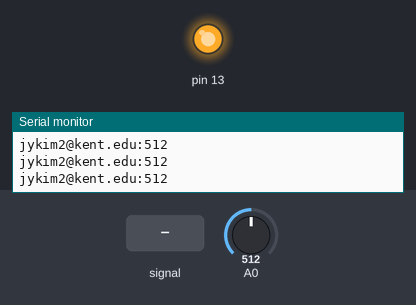
Simulated run of this sketch. Board: Arduino Uno, built with avr-gcc and run on an emulated ATmega328P. On the bench: output pins drawn as LEDs (lit = HIGH), the last lines printed to the serial monitor. Dashed ring = blinking. The test bench sets the inputs (shaded band); at power-on: A0 = 512.

Above: at 1.2 s.
1.3 s: A0 set to 488
At 1.8 s:
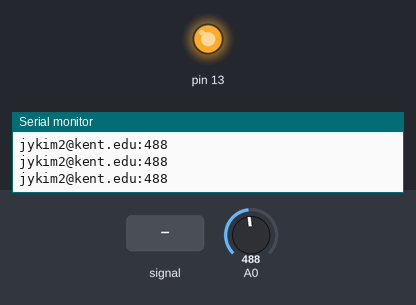
2.8 s: A0 fed a 200 Hz sine of ±460 counts around its level
At 5.4 s:
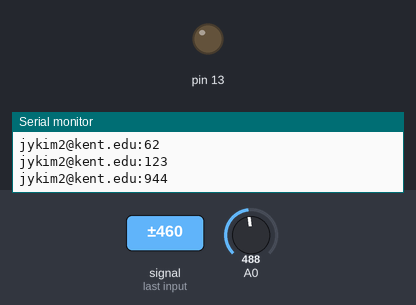
5.8 s: A0 fed a 2 Hz sine of ±306 counts around its level
At 6.4 s:
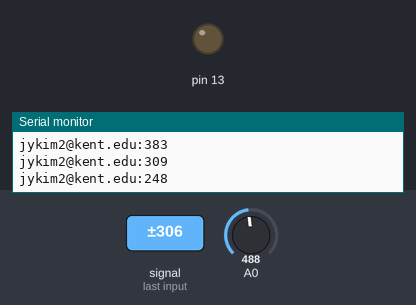
8.8 s: A0 set to 510
At 11.6 s:
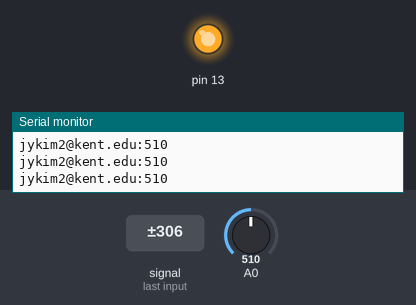
11.8 s: A0 set to 490
At 12.4 s:
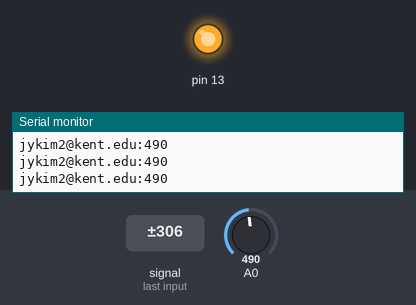
13.3 s: A0 set to 1023
At 15.7 s:
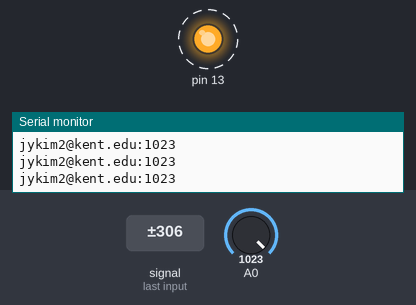
Timing chart, 0 to 17.3 s (numbered marks = the images above; inputs shaded):
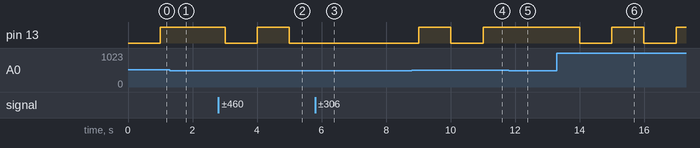

Measured:
- after the input at 1.3 s, pin 13: stays HIGH (without the input it goes to LOW after 0.71 s)
- after the input at 2.8 s, pin 13: HIGH → LOW after 0.21 s, → HIGH 1.0 s later, → LOW 1.0 s later
- after the input at 5.8 s, pin 13: stays LOW (without the input it goes to HIGH after 2.2 s)
- after the input at 8.8 s, pin 13: LOW → HIGH after 0.21 s, → LOW 1.0 s later, → HIGH 1.0 s later
- after the input at 11.8 s, pin 13: stays HIGH (without the input it goes to LOW after 0.19 s)
- after the input at 13.3 s, pin 13: alternates HIGH for 1.0 s and LOW for 0.99 s, starting after 0.71 s

The sketch:

Dylan_Dennison_Project_4_part_1.ino
```cpp
//Dylan Dennison
//Project 4 part 1
//11/19/21

// High when a value is ready to be read
volatile int readFlag;

// Value to store analog result
volatile int analogVal;

bool flag = true; //flag for switching between on and off
unsigned char *portB; // internal LED instance

unsigned char *ADMUX_ESP;
unsigned char *ADCSRA_ESP;
unsigned char *ADCSRB_ESP;
unsigned char *ADCL_ESP;
unsigned char *ADCH_ESP;

// Initialization
void setup(){
  // Serial Communication
   Serial.begin(9600);


//ADC configuration----------------------
  // Registers' Address Setting
  ADMUX_ESP = (unsigned char*) 0x7c;
  ADCSRA_ESP = (unsigned char*) 0x7a;
  ADCSRB_ESP = (unsigned char*) 0x7b;
  ADCL_ESP = (unsigned char*) 0x78;
  ADCH_ESP = (unsigned char*) 0x79;

  // clear ADLAR in ADMUX (0x7C) to right-adjust the result
  // ADCL will contain lower 8 bits, ADCH upper 2 (in last two bits)
  *ADMUX_ESP &= B11011111; // 0x7c

  // Set REFS1..0 in ADMUX (0x7C) to change reference voltage to the
  // proper source (01)
  *ADMUX_ESP |= B01000000;

  // Clear MUX3..0 in ADMUX (0x7C) in preparation for setting the analog
  // input (A0)
  *ADMUX_ESP &= B11110000;

  // Set MUX3..0 in ADMUX (0x7C) to read from AD8 (Internal temp)
  // Do not set above 15! You will overrun other parts of ADMUX. A full
  // list of possible inputs is available in Table 24-4 of the ATMega328
  // datasheet
  *ADMUX_ESP |= B00000000; // Binary equivalent

  // Set ADEN in ADCSRA (0x7A) to enable the ADC.
  // Note, this instruction takes 12 ADC clocks to execute
  *ADCSRA_ESP |= B10000000; // 0x7a

  // Set ADATE in ADCSRA (0x7A) to enable auto-triggering.
  *ADCSRA_ESP |= B00100000;

  // Clear ADTS2..0 in ADCSRB (0x7B) to set trigger mode to free running.
  // This means that as soon as an ADC has finished, the next will be
  // immediately started.
  *ADCSRB_ESP &= B11111000;

  // Set the Prescaler to 128 (16000KHz/128 = 125KHz)
  // Above 200KHz 10-bit results are not reliable.
  *ADCSRA_ESP |= B00000111;

  // Set ADIE in ADCSRA (0x7A) to enable the ADC interrupt.
  // Without this, the internal interrupt will not trigger.
  *ADCSRA_ESP |= B00001000;

  // Enable interrupts using SREG
  unsigned char *ptrSREG;
  ptrSREG = (unsigned char *) 0x5F;
  *ptrSREG |= 0x80; // b 1000 0000 == 0x80 --> b 1xxx xxxx

  // Kick off the first ADC
  readFlag = 0;
  // Set ADSC in ADCSRA (0x7A) to start the ADC conversion
  *ADCSRA_ESP |=B01000000;

//Timer configuration------------------

  unsigned char *portDDRB; // for enternal LED
  portDDRB = (unsigned char *) 0x24;

  portB = (unsigned char *) 0x25; // external LED port

 //timer varables
  unsigned char *TCCR1A_ESP;
  TCCR1A_ESP = (unsigned char *) 0x80;
  unsigned char *TCCR1B_ESP;
  TCCR1B_ESP = (unsigned char *) 0x81;
  unsigned char *TCNT1H_ESP;
  TCNT1H_ESP = (unsigned char *) 0x85;
  unsigned char *TCNT1L_ESP;
  TCNT1L_ESP = (unsigned char *) 0x84;
  unsigned char *OCR1AH_ESP;
  OCR1AH_ESP = (unsigned char *) 0x89;
  unsigned char *OCR1AL_ESP;
  OCR1AL_ESP = (unsigned char *) 0x88;
  unsigned char *TIMSK1_ESP;
  TIMSK1_ESP = (unsigned char *) 0x6F;

  *portDDRB = 0x20;

  //setting all to default(none)
  *TCCR1A_ESP = 0x00;
  *TCCR1B_ESP = 0x00;
  *TCNT1H_ESP = 0x00;
  *TCNT1L_ESP = 0x00;

  *OCR1AH_ESP = 0xF4; // configed top to be 1 second real time
  *OCR1AL_ESP = 0x00;

  *TCCR1B_ESP |= 0x0C; // set to ctc
  *TIMSK1_ESP |= 0x02; // enable timer compare

}

// Processor loop
void loop(){

  // Check to see if the value has been updated
  if (readFlag == 1){
    // Perform whatever updating needed
    readFlag = 0;

  }

}

ISR(TIMER1_COMPA_vect) { //for timer interupt

  if(analogVal >= 500) { // checking analogval
    if(flag == true) { // if true turn on
      *portB |= 0x20; //switch LED to OFF
      flag = false; // switch to off
      Serial.println("ddenni19@kent.edu");
    }
    else { // if flag is flase turn off
      *portB &= ~0x20; //turn LED off
      flag = true; //switch to on
      Serial.println("ddenni19@kent.edu");
    }
  }
}

// Interrupt service routine for the ADC completion
ISR(ADC_vect){

  // Done reading
  readFlag = 1;

  // Must read low first
  analogVal = ADCL | (ADCH << 8);  // ADCL 0x78 ADCH 0x79

  // Serial Comm to be learned.
  // To check the ADC values on the computer (serial monitor)
  Serial.print("jykim2@kent.edu:");
  Serial.println(analogVal);

  // Not needed because free-running mode is enabled.
  // Set ADSC in ADCSRA (0x7A) to start another ADC conversion
  *ADCSRA_ESP |= B01000000;
}
```
